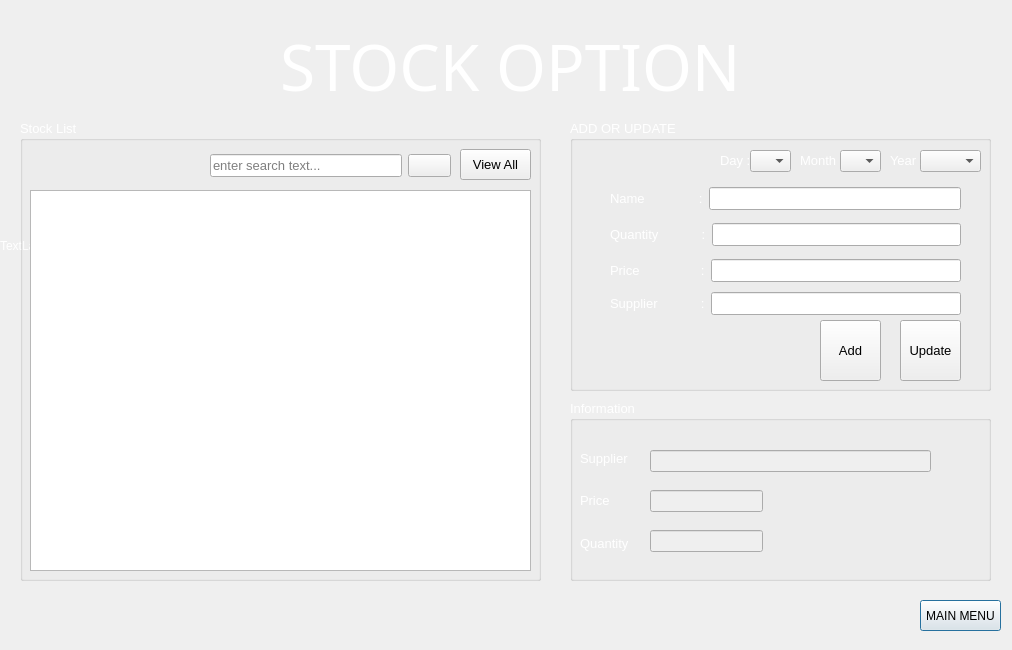
<?xml version="1.0" encoding="UTF-8"?>
<ui version="4.0">
 <class>STOCK</class>
 <widget class="QDialog" name="STOCK">
  <property name="geometry">
   <rect>
    <x>0</x>
    <y>0</y>
    <width>1012</width>
    <height>650</height>
   </rect>
  </property>
  <property name="windowTitle">
   <string>Dialog</string>
  </property>
  <widget class="QLabel" name="label">
   <property name="geometry">
    <rect>
     <x>280</x>
     <y>0</y>
     <width>551</width>
     <height>131</height>
    </rect>
   </property>
   <property name="palette">
    <palette>
     <active>
      <colorrole role="WindowText">
       <brush brushstyle="SolidPattern">
        <color alpha="255">
         <red>255</red>
         <green>255</green>
         <blue>255</blue>
        </color>
       </brush>
      </colorrole>
     </active>
     <inactive>
      <colorrole role="WindowText">
       <brush brushstyle="SolidPattern">
        <color alpha="255">
         <red>255</red>
         <green>255</green>
         <blue>255</blue>
        </color>
       </brush>
      </colorrole>
     </inactive>
     <disabled>
      <colorrole role="WindowText">
       <brush brushstyle="SolidPattern">
        <color alpha="255">
         <red>120</red>
         <green>120</green>
         <blue>120</blue>
        </color>
       </brush>
      </colorrole>
     </disabled>
    </palette>
   </property>
   <property name="font">
    <font>
     <family>Roboto Bk</family>
     <pointsize>48</pointsize>
    </font>
   </property>
   <property name="mouseTracking">
    <bool>true</bool>
   </property>
   <property name="text">
    <string>STOCK OPTION</string>
   </property>
  </widget>
  <widget class="QPushButton" name="pushButtonBack">
   <property name="geometry">
    <rect>
     <x>920</x>
     <y>600</y>
     <width>81</width>
     <height>31</height>
    </rect>
   </property>
   <property name="text">
    <string>MAIN MENU</string>
   </property>
  </widget>
  <widget class="QGroupBox" name="groupBox_4">
   <property name="enabled">
    <bool>true</bool>
   </property>
   <property name="geometry">
    <rect>
     <x>570</x>
     <y>400</y>
     <width>421</width>
     <height>181</height>
    </rect>
   </property>
   <property name="palette">
    <palette>
     <active>
      <colorrole role="WindowText">
       <brush brushstyle="SolidPattern">
        <color alpha="255">
         <red>255</red>
         <green>255</green>
         <blue>255</blue>
        </color>
       </brush>
      </colorrole>
     </active>
     <inactive>
      <colorrole role="WindowText">
       <brush brushstyle="SolidPattern">
        <color alpha="255">
         <red>255</red>
         <green>255</green>
         <blue>255</blue>
        </color>
       </brush>
      </colorrole>
     </inactive>
     <disabled>
      <colorrole role="WindowText">
       <brush brushstyle="SolidPattern">
        <color alpha="255">
         <red>120</red>
         <green>120</green>
         <blue>120</blue>
        </color>
       </brush>
      </colorrole>
     </disabled>
    </palette>
   </property>
   <property name="font">
    <font>
     <family>MS Shell Dlg 2</family>
     <pointsize>10</pointsize>
    </font>
   </property>
   <property name="title">
    <string>Information</string>
   </property>
   <widget class="QLineEdit" name="ProdPrice_2">
    <property name="enabled">
     <bool>false</bool>
    </property>
    <property name="geometry">
     <rect>
      <x>80</x>
      <y>90</y>
      <width>113</width>
      <height>22</height>
     </rect>
    </property>
    <property name="font">
     <font>
      <family>MS Shell Dlg 2</family>
      <pointsize>10</pointsize>
      <weight>75</weight>
      <bold>true</bold>
     </font>
    </property>
    <property name="readOnly">
     <bool>true</bool>
    </property>
   </widget>
   <widget class="QLineEdit" name="ProdQuantity_2">
    <property name="enabled">
     <bool>false</bool>
    </property>
    <property name="geometry">
     <rect>
      <x>80</x>
      <y>130</y>
      <width>113</width>
      <height>22</height>
     </rect>
    </property>
    <property name="font">
     <font>
      <family>MS Shell Dlg 2</family>
      <pointsize>10</pointsize>
      <weight>75</weight>
      <bold>true</bold>
     </font>
    </property>
    <property name="readOnly">
     <bool>true</bool>
    </property>
   </widget>
   <widget class="QLineEdit" name="SuppName_2">
    <property name="enabled">
     <bool>false</bool>
    </property>
    <property name="geometry">
     <rect>
      <x>80</x>
      <y>50</y>
      <width>281</width>
      <height>22</height>
     </rect>
    </property>
    <property name="font">
     <font>
      <family>MS Shell Dlg 2</family>
      <pointsize>10</pointsize>
      <weight>75</weight>
      <bold>true</bold>
     </font>
    </property>
    <property name="readOnly">
     <bool>true</bool>
    </property>
   </widget>
   <widget class="QWidget" name="layoutWidget_7">
    <property name="geometry">
     <rect>
      <x>10</x>
      <y>40</y>
      <width>81</width>
      <height>121</height>
     </rect>
    </property>
    <layout class="QVBoxLayout" name="verticalLayout_4">
     <item>
      <widget class="QLabel" name="label_20">
       <property name="font">
        <font>
         <family>MS Shell Dlg 2</family>
         <pointsize>10</pointsize>
        </font>
       </property>
       <property name="text">
        <string>Supplier</string>
       </property>
      </widget>
     </item>
     <item>
      <widget class="QLabel" name="label_21">
       <property name="font">
        <font>
         <family>MS Shell Dlg 2</family>
         <pointsize>10</pointsize>
        </font>
       </property>
       <property name="text">
        <string>Price</string>
       </property>
      </widget>
     </item>
     <item>
      <widget class="QLabel" name="label_22">
       <property name="font">
        <font>
         <family>MS Shell Dlg 2</family>
         <pointsize>10</pointsize>
        </font>
       </property>
       <property name="text">
        <string>Quantity</string>
       </property>
      </widget>
     </item>
    </layout>
   </widget>
  </widget>
  <widget class="QGroupBox" name="groupBox_2">
   <property name="geometry">
    <rect>
     <x>20</x>
     <y>120</y>
     <width>521</width>
     <height>461</height>
    </rect>
   </property>
   <property name="palette">
    <palette>
     <active>
      <colorrole role="WindowText">
       <brush brushstyle="SolidPattern">
        <color alpha="255">
         <red>255</red>
         <green>255</green>
         <blue>255</blue>
        </color>
       </brush>
      </colorrole>
     </active>
     <inactive>
      <colorrole role="WindowText">
       <brush brushstyle="SolidPattern">
        <color alpha="255">
         <red>255</red>
         <green>255</green>
         <blue>255</blue>
        </color>
       </brush>
      </colorrole>
     </inactive>
     <disabled>
      <colorrole role="WindowText">
       <brush brushstyle="SolidPattern">
        <color alpha="255">
         <red>120</red>
         <green>120</green>
         <blue>120</blue>
        </color>
       </brush>
      </colorrole>
     </disabled>
    </palette>
   </property>
   <property name="font">
    <font>
     <family>MS Shell Dlg 2</family>
     <pointsize>10</pointsize>
    </font>
   </property>
   <property name="title">
    <string>Stock List</string>
   </property>
   <widget class="QPushButton" name="pushButton_view_2">
    <property name="geometry">
     <rect>
      <x>440</x>
      <y>29</y>
      <width>71</width>
      <height>31</height>
     </rect>
    </property>
    <property name="font">
     <font>
      <family>MS Shell Dlg 2</family>
      <pointsize>10</pointsize>
     </font>
    </property>
    <property name="text">
     <string>View All</string>
    </property>
   </widget>
   <widget class="QTableView" name="tableView_2">
    <property name="geometry">
     <rect>
      <x>10</x>
      <y>70</y>
      <width>501</width>
      <height>381</height>
     </rect>
    </property>
    <property name="font">
     <font>
      <family>MS Shell Dlg 2</family>
      <pointsize>10</pointsize>
     </font>
    </property>
   </widget>
   <widget class="QWidget" name="layoutWidget_3">
    <property name="geometry">
     <rect>
      <x>190</x>
      <y>30</y>
      <width>241</width>
      <height>31</height>
     </rect>
    </property>
    <layout class="QHBoxLayout" name="horizontalLayout_2">
     <item>
      <widget class="QLineEdit" name="search_2">
       <property name="font">
        <font>
         <family>MS Shell Dlg 2</family>
         <pointsize>10</pointsize>
        </font>
       </property>
       <property name="inputMask">
        <string/>
       </property>
       <property name="text">
        <string/>
       </property>
       <property name="placeholderText">
        <string>enter search text...</string>
       </property>
      </widget>
     </item>
     <item>
      <widget class="QPushButton" name="searchButton_2">
       <property name="text">
        <string/>
       </property>
       <property name="icon">
        <iconset>
         <normaloff>../Workshop/Pic/Gakuseisean-Ivista-2-Start-Menu-Search.ico</normaloff>../Workshop/Pic/Gakuseisean-Ivista-2-Start-Menu-Search.ico</iconset>
       </property>
      </widget>
     </item>
    </layout>
   </widget>
  </widget>
  <widget class="QGroupBox" name="groupBox_3">
   <property name="geometry">
    <rect>
     <x>570</x>
     <y>120</y>
     <width>421</width>
     <height>271</height>
    </rect>
   </property>
   <property name="palette">
    <palette>
     <active>
      <colorrole role="WindowText">
       <brush brushstyle="SolidPattern">
        <color alpha="255">
         <red>255</red>
         <green>255</green>
         <blue>255</blue>
        </color>
       </brush>
      </colorrole>
     </active>
     <inactive>
      <colorrole role="WindowText">
       <brush brushstyle="SolidPattern">
        <color alpha="255">
         <red>255</red>
         <green>255</green>
         <blue>255</blue>
        </color>
       </brush>
      </colorrole>
     </inactive>
     <disabled>
      <colorrole role="WindowText">
       <brush brushstyle="SolidPattern">
        <color alpha="255">
         <red>120</red>
         <green>120</green>
         <blue>120</blue>
        </color>
       </brush>
      </colorrole>
     </disabled>
    </palette>
   </property>
   <property name="font">
    <font>
     <family>MS Shell Dlg 2</family>
     <pointsize>10</pointsize>
    </font>
   </property>
   <property name="title">
    <string>ADD OR UPDATE </string>
   </property>
   <widget class="QWidget" name="layoutWidget_8">
    <property name="geometry">
     <rect>
      <x>40</x>
      <y>60</y>
      <width>351</width>
      <height>111</height>
     </rect>
    </property>
    <layout class="QVBoxLayout" name="verticalLayout_7">
     <item>
      <layout class="QHBoxLayout" name="horizontalLayout_11">
       <item>
        <widget class="QLabel" name="label_23">
         <property name="font">
          <font>
           <family>MS Shell Dlg 2</family>
           <pointsize>10</pointsize>
          </font>
         </property>
         <property name="text">
          <string>Name               :</string>
         </property>
        </widget>
       </item>
       <item>
        <widget class="QLineEdit" name="stockName_2">
         <property name="font">
          <font>
           <family>MS Shell Dlg 2</family>
           <pointsize>10</pointsize>
          </font>
         </property>
        </widget>
       </item>
      </layout>
     </item>
     <item>
      <layout class="QHBoxLayout" name="horizontalLayout_12">
       <item>
        <widget class="QLabel" name="label_24">
         <property name="font">
          <font>
           <family>MS Shell Dlg 2</family>
           <pointsize>10</pointsize>
          </font>
         </property>
         <property name="text">
          <string>Quantity            :</string>
         </property>
        </widget>
       </item>
       <item>
        <widget class="QLineEdit" name="stockQuantity_2">
         <property name="font">
          <font>
           <family>MS Shell Dlg 2</family>
           <pointsize>10</pointsize>
          </font>
         </property>
        </widget>
       </item>
      </layout>
     </item>
     <item>
      <layout class="QHBoxLayout" name="horizontalLayout_13">
       <item>
        <widget class="QLabel" name="label_25">
         <property name="font">
          <font>
           <family>MS Shell Dlg 2</family>
           <pointsize>10</pointsize>
          </font>
         </property>
         <property name="text">
          <string>Price                 :</string>
         </property>
        </widget>
       </item>
       <item>
        <widget class="QLineEdit" name="stockPrice_2">
         <property name="font">
          <font>
           <family>MS Shell Dlg 2</family>
           <pointsize>10</pointsize>
          </font>
         </property>
        </widget>
       </item>
      </layout>
     </item>
    </layout>
   </widget>
   <widget class="QWidget" name="layoutWidget_4">
    <property name="geometry">
     <rect>
      <x>40</x>
      <y>170</y>
      <width>351</width>
      <height>27</height>
     </rect>
    </property>
    <layout class="QHBoxLayout" name="horizontalLayout_14">
     <item>
      <widget class="QLabel" name="supplier_2">
       <property name="font">
        <font>
         <family>MS Shell Dlg 2</family>
         <pointsize>10</pointsize>
        </font>
       </property>
       <property name="text">
        <string>Supplier            :</string>
       </property>
      </widget>
     </item>
     <item>
      <widget class="QLineEdit" name="Supplier_2">
       <property name="font">
        <font>
         <family>MS Shell Dlg 2</family>
         <pointsize>10</pointsize>
        </font>
       </property>
      </widget>
     </item>
    </layout>
   </widget>
   <widget class="QPushButton" name="pushButtonAdd_2">
    <property name="geometry">
     <rect>
      <x>250</x>
      <y>200</y>
      <width>61</width>
      <height>61</height>
     </rect>
    </property>
    <property name="text">
     <string>Add</string>
    </property>
    <property name="icon">
     <iconset>
      <normaloff>Pic/add-list-256.png</normaloff>Pic/add-list-256.png</iconset>
    </property>
    <property name="iconSize">
     <size>
      <width>50</width>
      <height>50</height>
     </size>
    </property>
   </widget>
   <widget class="QPushButton" name="pushButtonUpdate_2">
    <property name="geometry">
     <rect>
      <x>330</x>
      <y>200</y>
      <width>61</width>
      <height>61</height>
     </rect>
    </property>
    <property name="text">
     <string>Update</string>
    </property>
    <property name="icon">
     <iconset>
      <normaloff>Pic/edit_property.png</normaloff>Pic/edit_property.png</iconset>
    </property>
    <property name="iconSize">
     <size>
      <width>50</width>
      <height>50</height>
     </size>
    </property>
   </widget>
   <widget class="QComboBox" name="comboBoxYear_2">
    <property name="geometry">
     <rect>
      <x>350</x>
      <y>30</y>
      <width>61</width>
      <height>22</height>
     </rect>
    </property>
   </widget>
   <widget class="QComboBox" name="comboBoxDay_2">
    <property name="geometry">
     <rect>
      <x>180</x>
      <y>30</y>
      <width>41</width>
      <height>22</height>
     </rect>
    </property>
   </widget>
   <widget class="QLabel" name="label_11">
    <property name="geometry">
     <rect>
      <x>230</x>
      <y>30</y>
      <width>41</width>
      <height>21</height>
     </rect>
    </property>
    <property name="text">
     <string>Month :</string>
    </property>
   </widget>
   <widget class="QLabel" name="label_5">
    <property name="geometry">
     <rect>
      <x>150</x>
      <y>30</y>
      <width>31</width>
      <height>21</height>
     </rect>
    </property>
    <property name="text">
     <string>Day :</string>
    </property>
   </widget>
   <widget class="QComboBox" name="comboBoxMonth_2">
    <property name="geometry">
     <rect>
      <x>270</x>
      <y>30</y>
      <width>41</width>
      <height>22</height>
     </rect>
    </property>
   </widget>
   <widget class="QLabel" name="label_12">
    <property name="geometry">
     <rect>
      <x>320</x>
      <y>30</y>
      <width>31</width>
      <height>20</height>
     </rect>
    </property>
    <property name="text">
     <string>Year :</string>
    </property>
   </widget>
  </widget>
  <widget class="QLabel" name="labelBackground">
   <property name="geometry">
    <rect>
     <x>0</x>
     <y>-220</y>
     <width>1011</width>
     <height>931</height>
    </rect>
   </property>
   <property name="palette">
    <palette>
     <active>
      <colorrole role="WindowText">
       <brush brushstyle="SolidPattern">
        <color alpha="255">
         <red>255</red>
         <green>255</green>
         <blue>255</blue>
        </color>
       </brush>
      </colorrole>
     </active>
     <inactive>
      <colorrole role="WindowText">
       <brush brushstyle="SolidPattern">
        <color alpha="255">
         <red>255</red>
         <green>255</green>
         <blue>255</blue>
        </color>
       </brush>
      </colorrole>
     </inactive>
     <disabled>
      <colorrole role="WindowText">
       <brush brushstyle="SolidPattern">
        <color alpha="255">
         <red>120</red>
         <green>120</green>
         <blue>120</blue>
        </color>
       </brush>
      </colorrole>
     </disabled>
    </palette>
   </property>
   <property name="text">
    <string>TextLabel</string>
   </property>
   <property name="scaledContents">
    <bool>true</bool>
   </property>
  </widget>
  <zorder>labelBackground</zorder>
  <zorder>pushButtonBack</zorder>
  <zorder>label</zorder>
  <zorder>groupBox_4</zorder>
  <zorder>groupBox_3</zorder>
  <zorder>groupBox_2</zorder>
 </widget>
 <resources/>
 <connections/>
</ui>
